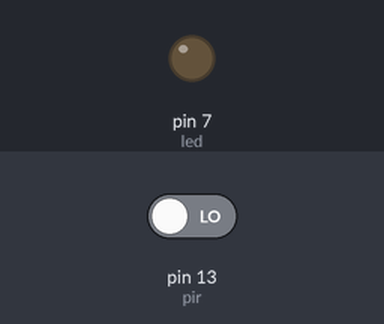
This sketch was run on a simulated Arduino Uno, built with avr-gcc and run on an emulated ATmega328P. Parts: output pins drawn as LEDs (lit = HIGH). The test bench sets the inputs (shaded band); at power-on: pin 13 (pir) LOW. What the sketch prints to the serial monitor is not drawn.

Above: at 1.2 s.
1.3 s: pin 13 (pir) driven HIGH
At 2.2 s:
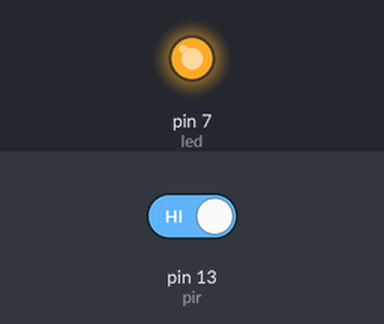
2.8 s: pin 13 (pir) driven LOW
At 3.4 s:
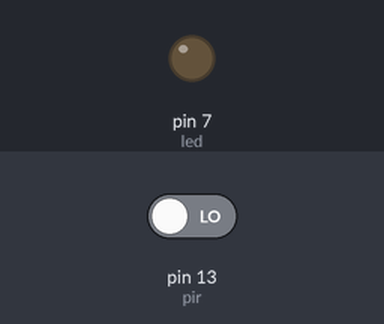
Timing chart, 0 to 5.8 s (numbered marks = the images above; inputs shaded):
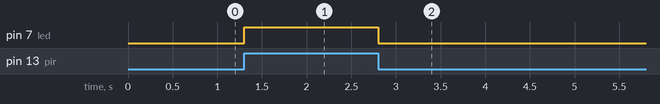

The sketch:

motion_detector.ino
```cpp
int pir = 13;
int led = 7;
int getValue;

void setup() {
  pinMode(led, OUTPUT);
  pinMode(pir, INPUT);
  Serial.begin(9600);
}

void loop() {
  getValue = digitalRead(pir);
  digitalWrite(led, getValue);
  Serial.println(getValue); // 0 বা 1 দেখাবে
}
```

Measured:
- after the input at 1.3 s, pin 7 (led): LOW → HIGH at once
- after the input at 2.8 s, pin 7 (led): HIGH → LOW at once
